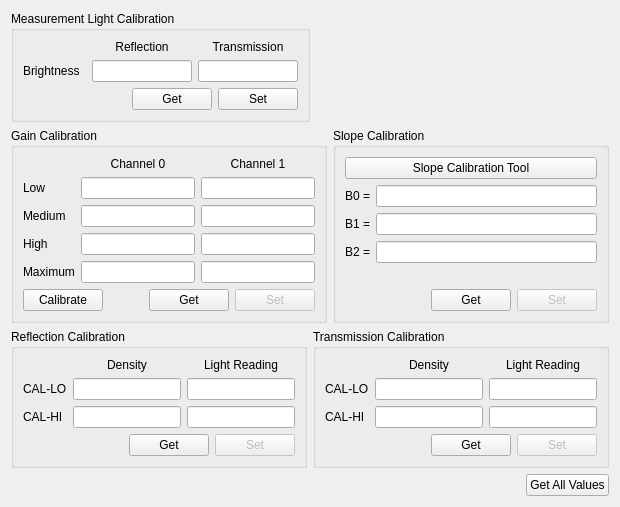
      <widget class="QWidget" name="tabCalibration">
       <attribute name="title">
        <string>Calibration</string>
       </attribute>
       <layout class="QVBoxLayout" name="verticalLayout_10" stretch="0,0,0,1,0">
        <item>
         <layout class="QHBoxLayout" name="horizontalLayout_13">
          <item>
           <widget class="QGroupBox" name="lightGroupBox">
            <property name="sizePolicy">
             <sizepolicy hsizetype="Minimum" vsizetype="Minimum">
              <horstretch>0</horstretch>
              <verstretch>0</verstretch>
             </sizepolicy>
            </property>
            <property name="title">
             <string>Measurement Light Calibration</string>
            </property>
            <layout class="QVBoxLayout" name="verticalLayout_14">
             <item>
              <layout class="QGridLayout" name="gridLayout" columnstretch="0,1,1">
               <item row="1" column="2">
                <widget class="QLabel" name="tranLightLabel">
                 <property name="text">
                  <string>Transmission</string>
                 </property>
                 <property name="alignment">
                  <set>Qt::AlignCenter</set>
                 </property>
                </widget>
               </item>
               <item row="2" column="0">
                <widget class="QLabel" name="brightnessLabel">
                 <property name="text">
                  <string>Brightness</string>
                 </property>
                 <property name="alignment">
                  <set>Qt::AlignLeading|Qt::AlignLeft|Qt::AlignVCenter</set>
                 </property>
                </widget>
               </item>
               <item row="1" column="1">
                <widget class="QLabel" name="reflLightLabel">
                 <property name="text">
                  <string>Reflection</string>
                 </property>
                 <property name="alignment">
                  <set>Qt::AlignCenter</set>
                 </property>
                </widget>
               </item>
               <item row="2" column="1">
                <widget class="QLineEdit" name="reflLightLineEdit">
                 <property name="sizePolicy">
                  <sizepolicy hsizetype="Expanding" vsizetype="Fixed">
                   <horstretch>0</horstretch>
                   <verstretch>0</verstretch>
                  </sizepolicy>
                 </property>
                 <property name="maximumSize">
                  <size>
                   <width>100</width>
                   <height>16777215</height>
                  </size>
                 </property>
                 <property name="maxLength">
                  <number>3</number>
                 </property>
                 <property name="alignment">
                  <set>Qt::AlignLeading|Qt::AlignLeft|Qt::AlignVCenter</set>
                 </property>
                </widget>
               </item>
               <item row="2" column="2">
                <widget class="QLineEdit" name="tranLightLineEdit">
                 <property name="sizePolicy">
                  <sizepolicy hsizetype="Expanding" vsizetype="Fixed">
                   <horstretch>0</horstretch>
                   <verstretch>0</verstretch>
                  </sizepolicy>
                 </property>
                 <property name="maximumSize">
                  <size>
                   <width>100</width>
                   <height>16777215</height>
                  </size>
                 </property>
                 <property name="maxLength">
                  <number>3</number>
                 </property>
                 <property name="alignment">
                  <set>Qt::AlignLeading|Qt::AlignLeft|Qt::AlignVCenter</set>
                 </property>
                </widget>
               </item>
              </layout>
             </item>
             <item>
              <layout class="QHBoxLayout" name="horizontalLayout_14">
               <item>
                <spacer name="horizontalSpacer_8">
                 <property name="orientation">
                  <enum>Qt::Horizontal</enum>
                 </property>
                 <property name="sizeHint" stdset="0">
                  <size>
                   <width>40</width>
                   <height>20</height>
                  </size>
                 </property>
                </spacer>
               </item>
               <item>
                <widget class="QPushButton" name="lightGetPushButton">
                 <property name="text">
                  <string>Get</string>
                 </property>
                </widget>
               </item>
               <item>
                <widget class="QPushButton" name="lightSetPushButton">
                 <property name="text">
                  <string>Set</string>
                 </property>
                </widget>
               </item>
              </layout>
             </item>
            </layout>
           </widget>
          </item>
          <item>
           <spacer name="horizontalSpacer_6">
            <property name="orientation">
             <enum>Qt::Horizontal</enum>
            </property>
            <property name="sizeHint" stdset="0">
             <size>
              <width>40</width>
              <height>20</height>
             </size>
            </property>
           </spacer>
          </item>
         </layout>
        </item>
        <item>
         <layout class="QHBoxLayout" name="horizontalLayout_6" stretch="0,0">
          <property name="sizeConstraint">
           <enum>QLayout::SetDefaultConstraint</enum>
          </property>
          <item>
           <widget class="QGroupBox" name="gainGroupBox">
            <property name="sizePolicy">
             <sizepolicy hsizetype="Preferred" vsizetype="Minimum">
              <horstretch>0</horstretch>
              <verstretch>0</verstretch>
             </sizepolicy>
            </property>
            <property name="title">
             <string>Gain Calibration</string>
            </property>
            <layout class="QVBoxLayout" name="verticalLayout_7">
             <item>
              <layout class="QGridLayout" name="gridLayout_4">
               <item row="1" column="1">
                <widget class="QLineEdit" name="low0LineEdit">
                 <property name="readOnly">
                  <bool>true</bool>
                 </property>
                </widget>
               </item>
               <item row="4" column="1">
                <widget class="QLineEdit" name="max0LineEdit">
                 <property name="text">
                  <string/>
                 </property>
                </widget>
               </item>
               <item row="4" column="2">
                <widget class="QLineEdit" name="max1LineEdit">
                 <property name="text">
                  <string/>
                 </property>
                </widget>
               </item>
               <item row="2" column="1">
                <widget class="QLineEdit" name="med0LineEdit"/>
               </item>
               <item row="3" column="2">
                <widget class="QLineEdit" name="high1LineEdit"/>
               </item>
               <item row="2" column="0">
                <widget class="QLabel" name="medGainLabel">
                 <property name="text">
                  <string>Medium</string>
                 </property>
                </widget>
               </item>
               <item row="3" column="0">
                <widget class="QLabel" name="highGainLabel">
                 <property name="text">
                  <string>High</string>
                 </property>
                </widget>
               </item>
               <item row="1" column="0">
                <widget class="QLabel" name="lowGainLabel">
                 <property name="text">
                  <string>Low</string>
                 </property>
                </widget>
               </item>
               <item row="1" column="2">
                <widget class="QLineEdit" name="low1LineEdit">
                 <property name="readOnly">
                  <bool>true</bool>
                 </property>
                </widget>
               </item>
               <item row="4" column="0">
                <widget class="QLabel" name="maxGainLabel">
                 <property name="text">
                  <string>Maximum</string>
                 </property>
                </widget>
               </item>
               <item row="3" column="1">
                <widget class="QLineEdit" name="high0LineEdit"/>
               </item>
               <item row="2" column="2">
                <widget class="QLineEdit" name="med1LineEdit"/>
               </item>
               <item row="0" column="1">
                <widget class="QLabel" name="ch0Label">
                 <property name="text">
                  <string>Channel 0</string>
                 </property>
                 <property name="alignment">
                  <set>Qt::AlignCenter</set>
                 </property>
                </widget>
               </item>
               <item row="0" column="2">
                <widget class="QLabel" name="ch1Label">
                 <property name="text">
                  <string>Channel 1</string>
                 </property>
                 <property name="alignment">
                  <set>Qt::AlignCenter</set>
                 </property>
                </widget>
               </item>
              </layout>
             </item>
             <item>
              <spacer name="verticalSpacer_7">
               <property name="orientation">
                <enum>Qt::Vertical</enum>
               </property>
               <property name="sizeType">
                <enum>QSizePolicy::Expanding</enum>
               </property>
               <property name="sizeHint" stdset="0">
                <size>
                 <width>20</width>
                 <height>0</height>
                </size>
               </property>
              </spacer>
             </item>
             <item>
              <layout class="QHBoxLayout" name="horizontalLayout_4">
               <item>
                <widget class="QPushButton" name="gainCalPushButton">
                 <property name="text">
                  <string>Calibrate</string>
                 </property>
                </widget>
               </item>
               <item>
                <spacer name="horizontalSpacer_3">
                 <property name="orientation">
                  <enum>Qt::Horizontal</enum>
                 </property>
                 <property name="sizeHint" stdset="0">
                  <size>
                   <width>40</width>
                   <height>20</height>
                  </size>
                 </property>
                </spacer>
               </item>
               <item>
                <widget class="QPushButton" name="gainGetPushButton">
                 <property name="text">
                  <string>Get</string>
                 </property>
                </widget>
               </item>
               <item>
                <widget class="QPushButton" name="gainSetPushButton">
                 <property name="enabled">
                  <bool>false</bool>
                 </property>
                 <property name="text">
                  <string>Set</string>
                 </property>
                </widget>
               </item>
              </layout>
             </item>
            </layout>
           </widget>
          </item>
          <item>
           <widget class="QGroupBox" name="slopeGroupBox">
            <property name="sizePolicy">
             <sizepolicy hsizetype="Preferred" vsizetype="Minimum">
              <horstretch>0</horstretch>
              <verstretch>0</verstretch>
             </sizepolicy>
            </property>
            <property name="title">
             <string>Slope Calibration</string>
            </property>
            <layout class="QVBoxLayout" name="verticalLayout_8">
             <item>
              <widget class="QPushButton" name="slopeCalPushButton">
               <property name="text">
                <string>Slope Calibration Tool</string>
               </property>
              </widget>
             </item>
             <item>
              <layout class="QFormLayout" name="formLayout">
               <item row="0" column="0">
                <widget class="QLabel" name="b0Label">
                 <property name="text">
                  <string>B0 =</string>
                 </property>
                </widget>
               </item>
               <item row="0" column="1">
                <widget class="QLineEdit" name="b0LineEdit">
                 <property name="readOnly">
                  <bool>false</bool>
                 </property>
                </widget>
               </item>
               <item row="1" column="0">
                <widget class="QLabel" name="b1Label">
                 <property name="text">
                  <string>B1 =</string>
                 </property>
                </widget>
               </item>
               <item row="2" column="0">
                <widget class="QLabel" name="b2Label">
                 <property name="text">
                  <string>B2 =</string>
                 </property>
                </widget>
               </item>
               <item row="1" column="1">
                <widget class="QLineEdit" name="b1LineEdit">
                 <property name="readOnly">
                  <bool>false</bool>
                 </property>
                </widget>
               </item>
               <item row="2" column="1">
                <widget class="QLineEdit" name="b2LineEdit">
                 <property name="readOnly">
                  <bool>false</bool>
                 </property>
                </widget>
               </item>
              </layout>
             </item>
             <item>
              <spacer name="verticalSpacer">
               <property name="orientation">
                <enum>Qt::Vertical</enum>
               </property>
               <property name="sizeHint" stdset="0">
                <size>
                 <width>20</width>
                 <height>0</height>
                </size>
               </property>
              </spacer>
             </item>
             <item>
              <layout class="QHBoxLayout" name="horizontalLayout_5">
               <item>
                <spacer name="horizontalSpacer_4">
                 <property name="orientation">
                  <enum>Qt::Horizontal</enum>
                 </property>
                 <property name="sizeHint" stdset="0">
                  <size>
                   <width>40</width>
                   <height>20</height>
                  </size>
                 </property>
                </spacer>
               </item>
               <item>
                <widget class="QPushButton" name="slopeGetPushButton">
                 <property name="text">
                  <string>Get</string>
                 </property>
                </widget>
               </item>
               <item>
                <widget class="QPushButton" name="slopeSetPushButton">
                 <property name="enabled">
                  <bool>false</bool>
                 </property>
                 <property name="text">
                  <string>Set</string>
                 </property>
                </widget>
               </item>
              </layout>
             </item>
            </layout>
           </widget>
          </item>
         </layout>
        </item>
        <item>
         <layout class="QHBoxLayout" name="horizontalLayout_7">
          <item>
           <widget class="QGroupBox" name="reflGroupBox">
            <property name="title">
             <string>Reflection Calibration</string>
            </property>
            <layout class="QVBoxLayout" name="verticalLayout_5">
             <item>
              <layout class="QGridLayout" name="gridLayout_2" columnstretch="0,1,0">
               <item row="1" column="2">
                <widget class="QLineEdit" name="reflLoReadingLineEdit"/>
               </item>
               <item row="2" column="2">
                <widget class="QLineEdit" name="reflHiReadingLineEdit"/>
               </item>
               <item row="1" column="0">
                <widget class="QLabel" name="reflLoLabel">
                 <property name="text">
                  <string>CAL-LO</string>
                 </property>
                </widget>
               </item>
               <item row="2" column="1">
                <widget class="QLineEdit" name="reflHiDensityLineEdit"/>
               </item>
               <item row="2" column="0">
                <widget class="QLabel" name="reflHiLabel">
                 <property name="text">
                  <string>CAL-HI</string>
                 </property>
                </widget>
               </item>
               <item row="1" column="1">
                <widget class="QLineEdit" name="reflLoDensityLineEdit">
                 <property name="text">
                  <string/>
                 </property>
                </widget>
               </item>
               <item row="0" column="1">
                <widget class="QLabel" name="reflDensityLabel">
                 <property name="text">
                  <string>Density</string>
                 </property>
                 <property name="alignment">
                  <set>Qt::AlignCenter</set>
                 </property>
                </widget>
               </item>
               <item row="0" column="2">
                <widget class="QLabel" name="reflReadingLabel">
                 <property name="text">
                  <string>Light Reading</string>
                 </property>
                 <property name="alignment">
                  <set>Qt::AlignCenter</set>
                 </property>
                </widget>
               </item>
              </layout>
             </item>
             <item>
              <layout class="QHBoxLayout" name="horizontalLayout_2">
               <item>
                <spacer name="horizontalSpacer">
                 <property name="orientation">
                  <enum>Qt::Horizontal</enum>
                 </property>
                 <property name="sizeHint" stdset="0">
                  <size>
                   <width>40</width>
                   <height>20</height>
                  </size>
                 </property>
                </spacer>
               </item>
               <item>
                <widget class="QPushButton" name="reflGetPushButton">
                 <property name="text">
                  <string>Get</string>
                 </property>
                </widget>
               </item>
               <item>
                <widget class="QPushButton" name="reflSetPushButton">
                 <property name="enabled">
                  <bool>false</bool>
                 </property>
                 <property name="text">
                  <string>Set</string>
                 </property>
                </widget>
               </item>
              </layout>
             </item>
            </layout>
           </widget>
          </item>
          <item>
           <widget class="QGroupBox" name="tranGroupBox">
            <property name="title">
             <string>Transmission Calibration</string>
            </property>
            <layout class="QVBoxLayout" name="verticalLayout_6">
             <item>
              <layout class="QGridLayout" name="gridLayout_3" columnstretch="0,1,0">
               <item row="1" column="2">
                <widget class="QLineEdit" name="tranLoReadingLineEdit"/>
               </item>
               <item row="2" column="2">
                <widget class="QLineEdit" name="tranHiReadingLineEdit"/>
               </item>
               <item row="1" column="0">
                <widget class="QLabel" name="tranLoLabel">
                 <property name="text">
                  <string>CAL-LO</string>
                 </property>
                </widget>
               </item>
               <item row="2" column="1">
                <widget class="QLineEdit" name="tranHiDensityLineEdit"/>
               </item>
               <item row="2" column="0">
                <widget class="QLabel" name="tranHiLabel">
                 <property name="text">
                  <string>CAL-HI</string>
                 </property>
                </widget>
               </item>
               <item row="1" column="1">
                <widget class="QLineEdit" name="tranLoDensityLineEdit">
                 <property name="text">
                  <string/>
                 </property>
                 <property name="readOnly">
                  <bool>true</bool>
                 </property>
                </widget>
               </item>
               <item row="0" column="1">
                <widget class="QLabel" name="tranDensityLabel">
                 <property name="text">
                  <string>Density</string>
                 </property>
                 <property name="alignment">
                  <set>Qt::AlignCenter</set>
                 </property>
                </widget>
               </item>
               <item row="0" column="2">
                <widget class="QLabel" name="tranReadingLabel">
                 <property name="text">
                  <string>Light Reading</string>
                 </property>
                 <property name="alignment">
                  <set>Qt::AlignCenter</set>
                 </property>
                </widget>
               </item>
              </layout>
             </item>
             <item>
              <layout class="QHBoxLayout" name="horizontalLayout_3">
               <item>
                <spacer name="horizontalSpacer_2">
                 <property name="orientation">
                  <enum>Qt::Horizontal</enum>
                 </property>
                 <property name="sizeHint" stdset="0">
                  <size>
                   <width>40</width>
                   <height>20</height>
                  </size>
                 </property>
                </spacer>
               </item>
               <item>
                <widget class="QPushButton" name="tranGetPushButton">
                 <property name="text">
                  <string>Get</string>
                 </property>
                </widget>
               </item>
               <item>
                <widget class="QPushButton" name="tranSetPushButton">
                 <property name="enabled">
                  <bool>false</bool>
                 </property>
                 <property name="text">
                  <string>Set</string>
                 </property>
                </widget>
               </item>
              </layout>
             </item>
            </layout>
           </widget>
          </item>
         </layout>
        </item>
        <item>
         <spacer name="verticalSpacer_6">
          <property name="orientation">
           <enum>Qt::Vertical</enum>
          </property>
          <property name="sizeHint" stdset="0">
           <size>
            <width>20</width>
            <height>0</height>
           </size>
          </property>
         </spacer>
        </item>
        <item>
         <layout class="QHBoxLayout" name="horizontalLayout_8">
          <item>
           <spacer name="horizontalSpacer_5">
            <property name="orientation">
             <enum>Qt::Horizontal</enum>
            </property>
            <property name="sizeType">
             <enum>QSizePolicy::Expanding</enum>
            </property>
            <property name="sizeHint" stdset="0">
             <size>
              <width>40</width>
              <height>20</height>
             </size>
            </property>
           </spacer>
          </item>
          <item>
           <widget class="QPushButton" name="calGetAllPushButton">
            <property name="text">
             <string>Get All Values</string>
            </property>
           </widget>
          </item>
         </layout>
        </item>
       </layout>
      </widget>
